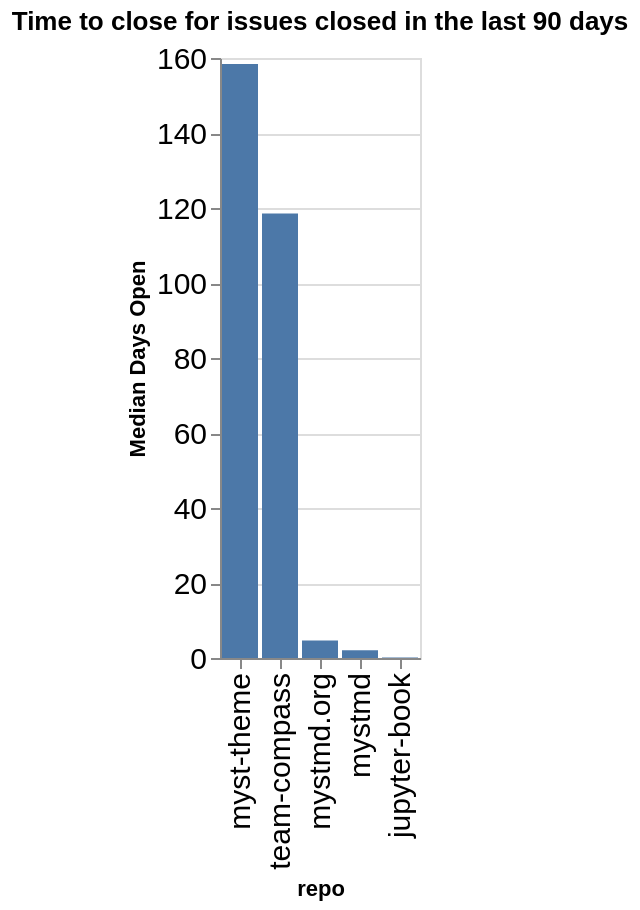

Write notebook code for a chart like this one.
### Code cell
time_open = closed.groupby(['org', 'repo']).agg({'time_open': 'median'}).reset_index()
time_open['time_open'] = time_open['time_open'] / (60 * 60 * 24)
time_open['org/repo'] = time_open.apply(lambda a: a['org'] + '/' + a['repo'], axis=1)
sorted_vals = time_open.sort_values(['org', 'time_open'], ascending=False)['repo'].values
alt.Chart(data=time_open, title=f"Time to close for issues closed in the last {n_days} days").mark_bar().encode(
    x=alt.X('repo', sort=alt.Sort(sorted_vals.tolist())),
    y=alt.Y('time_open', title="Median Days Open"),
)

### Figure 1 — Vega-Lite specification as saved in the notebook (floating-point values rounded to 4 significant figures)
{"config": {"axisLeft": {"labelFontSize": 15}, "axisBottom": {"labelFontSize": 15}}, "data": {"name": "data-4e9298831294374f68327ea854bdb817"}, "mark": {"type": "bar"}, "encoding": {"x": {"field": "repo", "sort": ["myst-theme", "team-compass", "mystmd.org", "mystmd", "jupyter-book"], "type": "nominal"}, "y": {"field": "time_open", "title": "Median Days Open", "type": "quantitative"}}, "title": "Time to close for issues closed in the last 90 days", "$schema": "https://vega.github.io/schema/vega-lite/v5.20.1.json", "datasets": {"data-4e9298831294374f68327ea854bdb817": [{"org": "jupyter-book", "repo": "jupyter-book", "time_open": 0.1602, "org/repo": "jupyter-book/jupyter-book"}, {"org": "jupyter-book", "repo": "myst-theme", "time_open": 158.4, "org/repo": "jupyter-book/myst-theme"}, {"org": "jupyter-book", "repo": "mystmd", "time_open": 2.082, "org/repo": "jupyter-book/mystmd"}, {"org": "jupyter-book", "repo": "mystmd.org", "time_open": 4.676, "org/repo": "jupyter-book/mystmd.org"}, {"org": "jupyter-book", "repo": "team-compass", "time_open": 118.5, "org/repo": "jupyter-book/team-compass"}]}}
